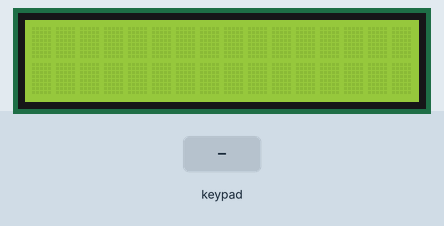
The sketch below on a simulated Arduino Uno, built with avr-gcc and run on an emulated ATmega328P. Parts: 16×2 character LCD. Inputs (shaded band) come from the test bench.

Above: at 1.2 s.
1.3 s: keypad keys 1 2 # pressed 0.4 s apart
At 3.1 s:
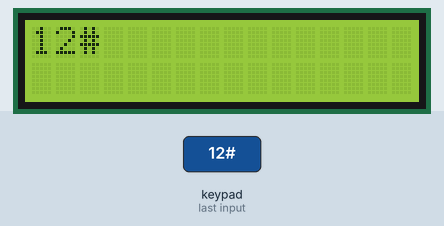
4.0 s: key '*' pressed
At 4.6 s:
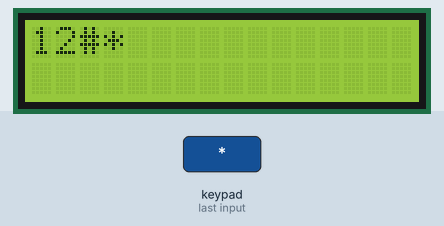
5.5 s: key '#' pressed
At 6.7 s:
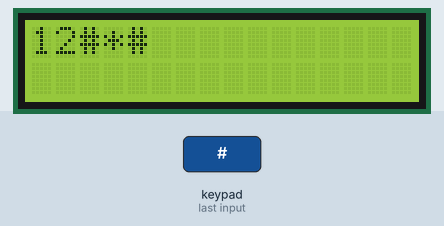
7.0 s: keypad keys 1 2 * pressed 0.4 s apart
At 8.5 s:
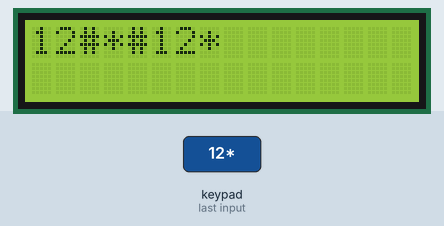
9.7 s: keypad keys 2 5 # pressed 0.4 s apart
At 11.7 s:
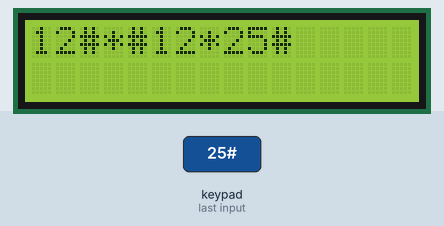
12.4 s: keypad keys 2 5 * pressed 0.4 s apart
At 13.9 s:
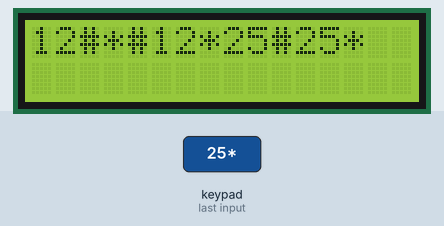
Timing chart, 0 to 15.4 s (numbered marks = the images above; inputs shaded):
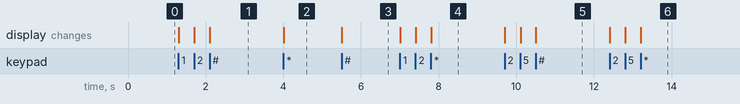

The sketch:

numberpad.ino
```cpp
#include <Keypad.h>
#include<LiquidCrystal.h>
const int rs=2, en=3, d4=4,d5=5,d6=6,d7=7;
LiquidCrystal lcd(rs,en,d4,d5,d6,d7);

const byte ROWS = 4;
const byte COLS = 3;

char hexaKeys[ROWS][COLS] = {
  {'1', '2', '3'},
  {'4', '5', '6'},
  {'7', '8', '9'},
  {'*', '0', '#'}
};

byte rowPins[ROWS] = {A0,A1,A2,A3};
byte colPins[COLS] = {A4,A5,13};

Keypad customKeypad = Keypad(makeKeymap(hexaKeys), rowPins, colPins, ROWS, COLS);

void setup(){
  lcd.begin(16,2);
  lcd.setCursor(0,0);
}

void loop(){
  char customKey = customKeypad.getKey();

  if (customKey){
    lcd.print(customKey);
  }
}
```

Measured:
- after the input at 1.3 s, the display: first changes at once (image 1 shows a later state)
- after the input at 4.0 s, the display: changes at once (image 2)
- after the input at 5.5 s, the display: changes at once (image 3)
- after the input at 7.0 s, the display: first changes at once (image 4 shows a later state)
- after the input at 9.7 s, the display: first changes at once (image 5 shows a later state)
- after the input at 12.4 s, the display: first changes at once (image 6 shows a later state)
